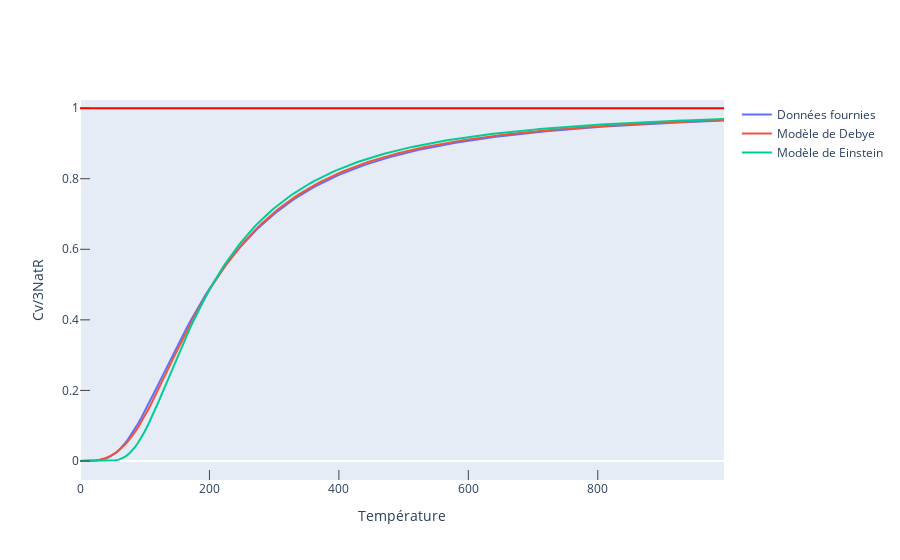

Notebook code for this chart:
### Markdown cell above
Historiquement, Einstein et Debye ont développé les premiers modèles de la chaleur spécifique

Je vais commencer par aborder la température de Debye liée au modèle de Debye. Ce modèle fait l'hypothèse que les fréquences ont la même dispersion linéaire : ωσ(q) = vq. Ensuite on peut développer le modèle en substituant la première zone de Brillouin par une sphère de rayon qd, de telle sorte que la sphère contienne Ncell vecteurs d'onde q autorisés, ce qui donne : (4/3)π (qd)^3=Ncell (2π)^3/V=(2π)^3/Ω. Ce modèle se base sur le seul paramètre empirique ѲD de telle sorte que : cv=9 Nat R(T/ѲD)^3ʃ (x4 ex)/(ex-1)² dx (les bornes de l’intégrales sont de 0 à ѲD) avec x=((ħ v q))/((Kb T)).

Pour ce qui est de la température d'Einstein, liée au modèle d'Einstein. L'hypothèse principale de ce modèle est que les fréquences ωσ(q) sont considérées égales à une fréquence de vibration ωE. On peut donc écrire : Cv=3 Nat R ((ħ ωE/(Kb T ))^2 (exp(〖((ħωE))/(Kb T) ))/(exp(((ħωE))/(Kb T)-1)².

#### Je vais effectuer la minimisation au sens des moindres carrés grâce (en grande partie) à un code (modifié) déjà utilisé dans un devoir précédent lié aux modèles de Debye et Einstein.

### Code cell
import numpy as np
import matplotlib.pyplot as plt
import plotly.graph_objects as go
from scipy import integrate

# Définition du polynôme pour le modèle Debye
def polynome(x):
    return (x**4) * np.exp(x) / ((np.exp(x) - 1)**2)

# Définition du modèle Debye
def modeleDebye(d, T):
    cv_pred = 3*((T/d)**3) * integrate.quad(polynome, 0, d/T)[0]
    return cv_pred

# Modèle Einstein
def modele_einstein(e, T):
    cv_pred = ((e/T)**2) * np.exp(e/T) / ((np.exp(e/T) - 1) ** 2)
    return cv_pred

# Calcul de la température optimale de Debye
erreur_minin_d = 0
t_opt_d = 1
for i in range(1, 1000):
    erreur = 0
    for j in range(1, 200):
        cv_pred = modeleDebye(i, temperatures[j])
        erreur += (cv_pred - ph_cv[j])**2
    if i == 1:
        erreur_minim_d = erreur
    if erreur < erreur_minim_d:
        erreur_minim_d = erreur
        t_opt_d = i

# Calcul de la température optimale d'Einstein
erreur_minim_e = 0
t_opt_e = 1
for i in range(1, 1000):
    erreur = 0
    for j in range(1, 200):
        cv_pred = modele_einstein(i, temperatures[j])
        erreur += (cv_pred - ph_cv[j])**2
    if i == 1:
        erreur_minim_e = erreur
    if erreur < erreur_minim_e:
        erreur_minim_e = erreur
        t_opt_e = i

# Affichage des températures optimales
print("La température de Debye (optimale) est :", t_opt_d, "K")
print("La température d'Einstein (optimale) est :", t_opt_e, "K")

# Calcul des chaleurs spécifiques prédites par les modèles Debye et Einstein
cv_debye = [temperatures[0]]
cv_einstein = [temperatures[0]]
for i in range(1, 200):
    cv_debye.append(modeleDebye(t_opt_d, temperatures[i]))
    cv_einstein.append(modele_einstein(t_opt_e, temperatures[i]))

# Tracé du graphique avec Plotly
fig = go.Figure()

# Ajout des données expérimentales
scatter = go.Scatter(x=temperatures, y=ph_cv, mode='lines', name='Données fournies')
fig.add_trace(scatter)

# Ajout des données prédites par le modèle Debye
scatter_debye = go.Scatter(x=temperatures, y=cv_debye, mode='lines', name='Modèle de Debye')
fig.add_trace(scatter_debye)

# Ajout des données prédites par le modèle Einstein
scatter_einstein = go.Scatter(x=temperatures, y=cv_einstein, mode='lines', name='Modèle de Einstein')
fig.add_trace(scatter_einstein)

# Ligne rouge à y=1
fig.add_hline(y=1, line_width=2, line_color="red")

# Mise à jour du layout
fig.update_layout(
    xaxis={'title': "Température"},
    yaxis={'title': "Cv/3NatR"},
    xaxis_mirror=True,
    yaxis_mirror=True,
    xaxis_showgrid=False,
    yaxis_showgrid=False,
    xaxis_ticks='inside',
    yaxis_ticks='inside',
    xaxis_ticklen=10,
    yaxis_ticklen=10,
)

# Affichage de la figure
fig.show()

### Figure 1 — Plotly figure (JSON) as saved in the notebook; plotly's stock layout.template omitted (floating-point values rounded to 4 significant figures; data arrays with more than 128 entries replaced by an {"elided": "..."} marker saying what was removed)
{"data": [{"mode": "lines", "name": "Données fournies", "type": "scatter", "x": {"elided": "200 int values"}, "y": {"elided": "200 float values"}}, {"mode": "lines", "name": "Modèle de Debye", "type": "scatter", "x": {"elided": "200 int values"}, "y": {"elided": "200 float values"}}, {"mode": "lines", "name": "Modèle de Einstein", "type": "scatter", "x": {"elided": "200 int values"}, "y": {"elided": "200 float values"}}], "layout": {"shapes": [{"line": {"color": "red", "width": 2}, "type": "line", "x0": 0, "x1": 1, "xref": "x domain", "y0": 1, "y1": 1, "yref": "y"}], "xaxis": {"mirror": true, "showgrid": false, "ticklen": 10, "ticks": "inside", "title": {"text": "Température"}}, "yaxis": {"mirror": true, "showgrid": false, "ticklen": 10, "ticks": "inside", "title": {"text": "Cv/3NatR"}}}}
